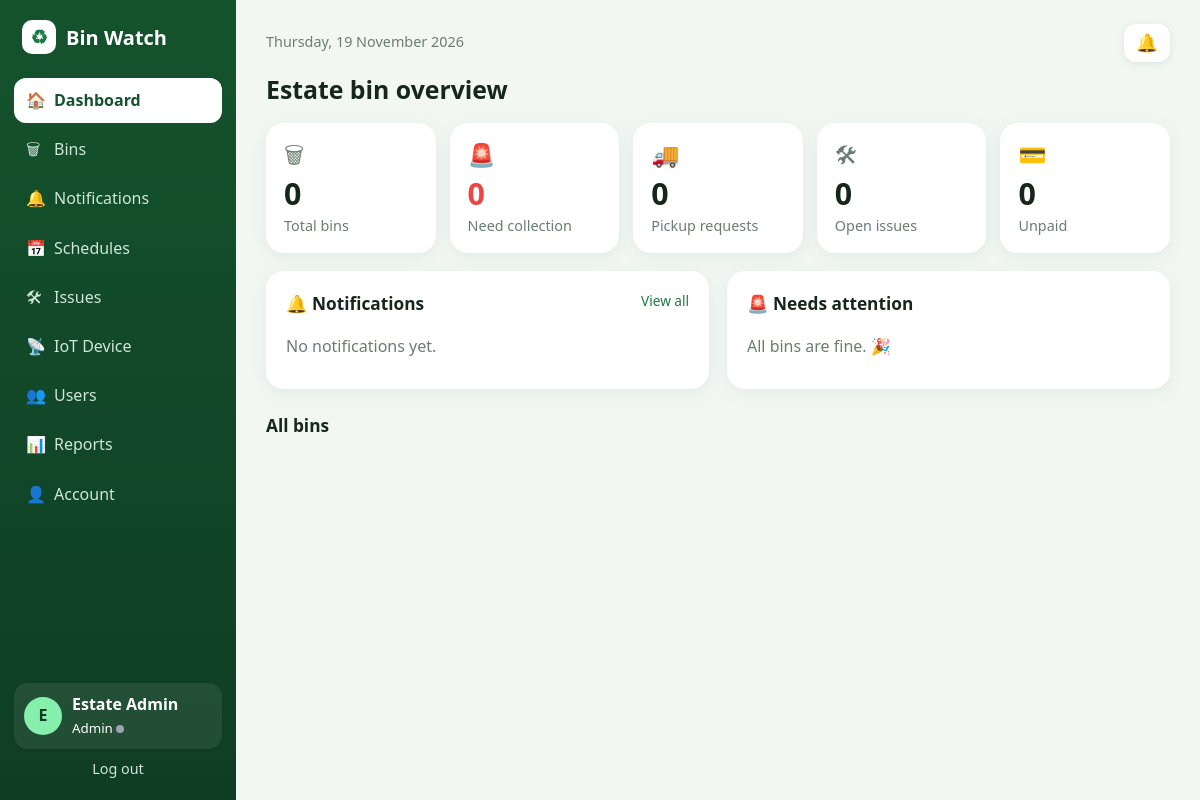
The page /dashboard.php (signed in) on the database as committed earlier.
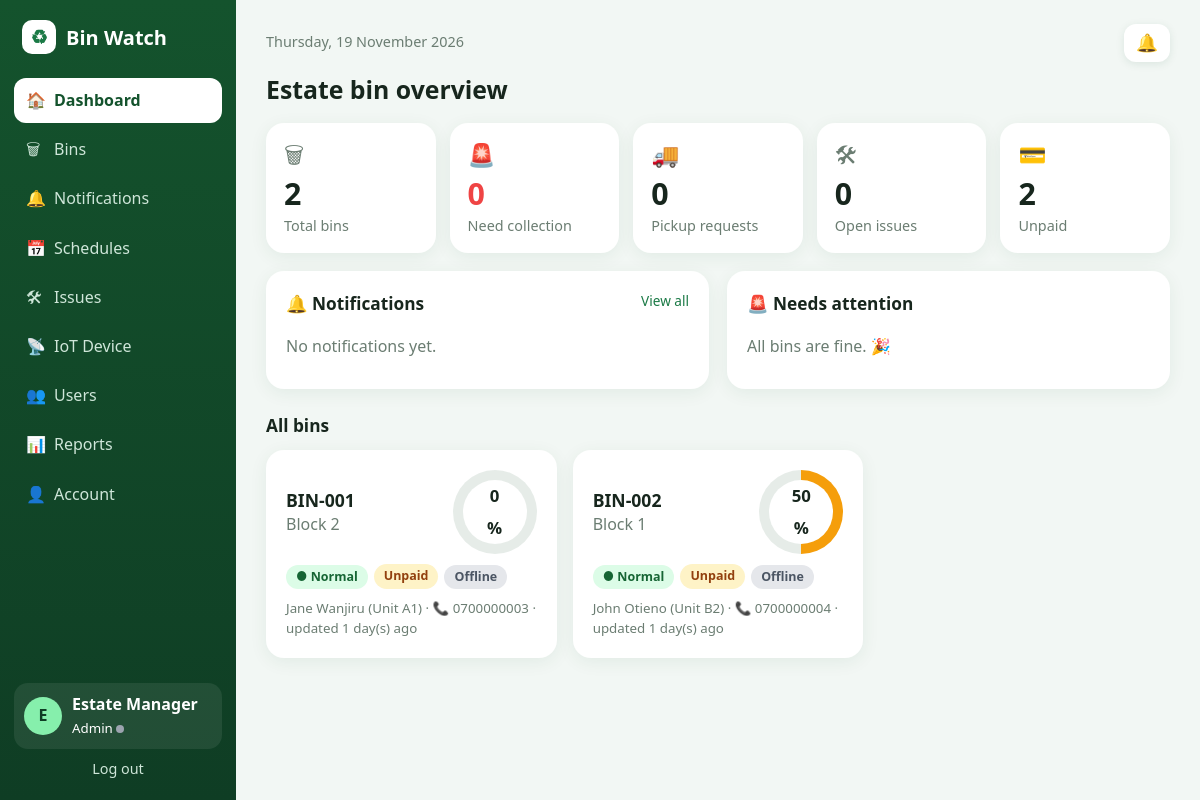
The same page on the database as committed later.
### tables this page shows
CREATE TABLE garbage_bins (
  id INT AUTO_INCREMENT PRIMARY KEY,
  location VARCHAR(100) NOT NULL,
  capacity INT NOT NULL DEFAULT 120,
  resident_id INT NULL,
  fill_level INT NOT NULL DEFAULT 0,
  status ENUM('normal','needs_collection') NOT NULL DEFAULT 'normal',
  paid TINYINT(1) NOT NULL DEFAULT 0,
  paid_on DATETIME NULL,
  last_reading DATETIME NULL,
  FOREIGN KEY (resident_id) REFERENCES users(id) ON DELETE SET NULL
);

CREATE TABLE users (
  id INT AUTO_INCREMENT PRIMARY KEY,
  name VARCHAR(100) NOT NULL,
  email VARCHAR(120) NOT NULL UNIQUE,
  phone VARCHAR(30) NOT NULL DEFAULT '',
  unit VARCHAR(30) NOT NULL DEFAULT '',
  role ENUM('admin','resident','collector') NOT NULL,
  password_hash VARCHAR(255) NOT NULL,
  created_at DATETIME NOT NULL DEFAULT CURRENT_TIMESTAMP
);

### config.php (called while the page is built, shortened)
<?php
function db() {
    static $pdo = null;
    if (!$pdo) {
        try {
            $pdo = new PDO('mysql:host=' . DB_HOST . ';port=' . DB_PORT . ';dbname=' . DB_NAME . ';charset=utf8mb4',
                DB_USER, DB_PASS, [PDO::ATTR_ERRMODE => PDO::ERRMODE_EXCEPTION, PDO::ATTR_DEFAULT_FETCH_MODE => PDO::FETCH_ASSOC]);
            $pdo->exec("SET time_zone = '+03:00'");
        } catch (PDOException $ex) {
            die('Database connection failed. Is MySQL running in XAMPP and did you import database.sql in phpMyAdmin? (' . htmlspecialchars($ex->getMessage()) . ')');
        }
    }
    return $pdo;
}
function e($s) { return htmlspecialchars((string)$s, ENT_QUOTES, 'UTF-8'); }
function user() { return isset($_SESSION['user']) ? $_SESSION['user'] : null; }
function bin_label($id) { return sprintf('BIN-%03d', $id); }
function require_role(...$roles) {
    $u = user();
    return $u;
}
function time_ago($dt) {
    $s = time() - strtotime($dt);
    return floor($s / 86400) . ' day(s) ago';
}
function notif_state($uid) {
    $st = db()->prepare("SELECT COALESCE(MAX(id),0) m, SUM(status='unread') u FROM notifications WHERE user_id=?");
    $st->execute([$uid]);
    $r = $st->fetch();
    return [(int)$r['m'], (int)$r['u']];
}
function bins_for($u) {
    $sql = "SELECT b.*, r.name AS resident, r.unit AS unit, r.phone AS phone,
        (SELECT c.id FROM collection_records c WHERE c.bin_id=b.id AND c.status IN ('requested','assigned') ORDER BY c.id LIMIT 1) AS open_record,
        (SELECT c.collector_id FROM collection_records c WHERE c.bin_id=b.id AND c.status='assigned' ORDER BY c.id LIMIT 1) AS assigned_id,
        (SELECT x.name FROM collection_records c JOIN users x ON x.id=c.collector_id WHERE c.bin_id=b.id AND c.status='assigned' ORDER BY c.id LIMIT 1) AS assigned_to
        FROM garbage_bins b LEFT JOIN users r ON r.id=b.resident_id";
    $p = [];
    $st = db()->prepare($sql . ' ORDER BY b.id');
    $st->execute($p);
    return $st->fetchAll();
}
function open_issues() {
    try { return (int)db()->query("SELECT COUNT(*) FROM bin_reports WHERE status='open'")->fetchColumn(); }
    catch (PDOException $ex) { return 0; }
}

### layout.php (the view, shortened to what this page needs)
<?php
require_once __DIR__ . '/config.php';
function status_tag($s) {
    return $s === 'needs_collection' ? '<span class="tag red">&#9679; Needs Collection</span>' : '<span class="tag green">&#9679; Normal</span>';
}
function pay_tag($b) {
    return $b['paid'] ? '<span class="tag green">Paid</span>' : '<span class="tag amber">Unpaid</span>';
}
function online_tag($ts) {
    return (time() - strtotime($ts)) < 120 ? '<span class="tag green">&#9679; Online</span>' : '<span class="tag grey">Offline</span>';
}
function level_class($l, $needs) { return $needs ? 'full' : ($l >= 50 ? 'mid' : ''); }
function bin_card($b, $extra = '') {
    $n = $b['status'] === 'needs_collection';
    $lv = (int)$b['fill_level'];
    $who = $b['resident'] ? e($b['resident']) . ($b['unit'] ? ' (Unit ' . e($b['unit']) . ')' : '') : 'Not assigned';
    $v = user();
    if ($v && $v['role'] !== 'resident' && !empty($b['phone'])) $who .= ' &middot; &#128222; ' . e($b['phone']);
    return '<div class="bincard' . ($n ? ' alert' : '') . '" data-bin="' . (int)$b['id'] . '">'
        . '<div class="bc-head"><div><div class="bc-id">' . e(bin_label($b['id'])) . '</div><div class="muted">' . e($b['location']) . '</div></div>'
        . '<div class="ring ' . level_class($lv, $n) . '" data-f="ring" style="--p:' . $lv . '"><span><span data-f="level">' . $lv . '</span>%</span></div></div>'
        . '<div class="bc-row"><span data-f="status">' . status_tag($b['status']) . '</span>' . pay_tag($b) . '<span data-f="online">' . online_tag($b['last_reading']) . '</span></div>'
        . '<small class="muted">' . $who . ' &middot; updated <span data-f="ago">' . e(time_ago($b['last_reading'])) . '</span></small>'
        . ($b['assigned_to'] ? '<small class="muted">&#128666; Collector: ' . e($b['assigned_to']) . '</small>' : '')
        . $extra . '</div>';
}
function page_start($title, $active = '', $live = false) {
    $u = user();
    $notif = 0; $unread = 0;
    if ($u) list($notif, $unread) = notif_state($u['id']);
    echo '<!DOCTYPE html><html lang="en"><head><meta charset="UTF-8"><meta name="viewport" content="width=device-width, initial-scale=1">';
    echo '<title>' . e($title) . ' - Bin Watch</title><link rel="stylesheet" href="style.css"></head>';
    echo '<body data-live="' . ($live ? 1 : 0) . '" data-notif="' . $notif . '">';
    if ($u) {
        $nav = [['dashboard.php', '&#127968;', 'Dashboard']];
        if ($u['role'] === 'admin') $nav[] = ['bins.php', '&#128465;', 'Bins'];
        $nav[] = ['alerts.php', '&#128276;', 'Notifications'];
        $nav[] = ['schedules.php', '&#128197;', 'Schedules'];
        if ($u['role'] === 'admin') { $nav[] = ['issues.php', '&#128736;', 'Issues']; $nav[] = ['device.php', '&#128225;', 'IoT Device']; $nav[] = ['users.php', '&#128101;', 'Users']; $nav[] = ['reports.php', '&#128202;', 'Reports']; }
        $nav[] = ['account.php', '&#128100;', 'Account'];
        echo '<div class="shell"><aside><div class="brand"><span class="logo">&#9851;</span> Bin Watch</div><nav>';
        foreach ($nav as $n) {
            $badge = '';
            if ($n[0] === 'alerts.php') $badge = ' <span class="badge unread-count"' . ($unread ? '' : ' hidden') . '>' . $unread . '</span>';
            echo '<a href="' . $n[0] . '" class="' . ($n[0] === $active ? 'on' : '') . '"><span><i class="ico">' . $n[1] . '</i>' . $n[2] . '</span>' . $badge . '</a>';
        }
        echo '</nav><div class="me"><div class="avatar">' . e(strtoupper(substr($u['name'], 0, 1))) . '</div><div><b>' . e($u['name']) . '</b><br><small>' . e(ucfirst($u['role'])) . ' <span id="live" class="live" title="Live updates"></span></small></div></div>';
        echo '<a class="logout" href="logout.php">Log out</a></aside><main><div class="topbar"><span class="muted">' . date('l, j F Y') . '</span><a class="bell" href="alerts.php" title="Notifications">&#128276;<span class="badge unread-count"' . ($unread ? '' : ' hidden') . '>' . $unread . '</span></a></div>';
    }
}
function page_end() {
    echo user() ? '</main></div>' : '</main></div>';
    echo '<script src="app.js"></script></body></html>';
}

### dashboard.php (shortened to what this page needs)
<?php
require __DIR__ . '/layout.php';
$u = require_role();
$pdo = db();
$bins = bins_for($u);
page_start('Dashboard', 'dashboard.php', true);
if ($u['role'] === 'admin'):
    $need = 0; $unpaid = 0;
    foreach ($bins as $b) { if ($b['status'] === 'needs_collection') $need++; if (!$b['paid']) $unpaid++; }
    $pending = (int)$pdo->query("SELECT COUNT(*) FROM collection_records WHERE status='requested'")->fetchColumn();
    $st = $pdo->prepare('SELECT * FROM notifications WHERE user_id=? ORDER BY id DESC LIMIT 8');
    $st->execute([$u['id']]);
    $notes = $st->fetchAll();
?>
<h1>Estate bin overview</h1>
<div class="stats">
  <div class="stat"><i>&#128465;</i><b><?= count($bins) ?></b>Total bins</div>
  <div class="stat red"><i>&#128680;</i><b><?= $need ?></b>Need collection</div>
  <div class="stat"><i>&#128666;</i><b><?= $pending ?></b>Pickup requests</div>
  <div class="stat"><i>&#128736;</i><b><?= open_issues() ?></b>Open issues</div>
  <div class="stat"><i>&#128179;</i><b><?= $unpaid ?></b>Unpaid</div>
</div>
<div class="two">
  <div class="card"><h2>&#128276; Notifications <a class="more" href="alerts.php">View all</a></h2>
    <ul class="list">
    <?php if (!$notes): ?><li class="muted">No notifications yet.</li><?php endif; ?>
    </ul></div>
  <div class="card"><h2>&#128680; Needs attention</h2>
    <ul class="list">
    <?php $any = false; foreach ($bins as $b): if ($b['status'] === 'needs_collection' || $b['open_record']): $any = true; ?>
      <li><span><b><?= e(bin_label($b['id'])) ?></b> - <?= e($b['location']) ?><br><small class="muted"><?= e($b['resident']) ?> &middot; <?= (int)$b['fill_level'] ?>% full<?= $b['assigned_to'] ? ' &middot; collector ' . e($b['assigned_to']) : '' ?></small></span><?= status_tag($b['status']) ?></li>
    <?php endif; endforeach; ?>
    <?php if (!$any): ?><li class="muted">All bins are fine. &#127881;</li><?php endif; ?>
    </ul></div>
</div>
<h2 class="sect">All bins</h2>
<div class="grid"><?php foreach ($bins as $b) echo bin_card($b); ?></div>
<?php endif;
page_end();

### style.css (style rules this page uses)
:root { --g9:#0f3d24;--g7:#14532d;--g6:#1b7a46;--g5:#22a05a;--bg:#f2f7f4;--ink:#17261d;--muted:#6b7d72;--line:#e4ece7;--red:#ef4444;--amber:#f59e0b }
* { box-sizing:border-box }
body { margin:0;font-family:"Segoe UI",system-ui,-apple-system,sans-serif;background:var(--bg);color:var(--ink);line-height:1.45 }
a { color:var(--g6);text-decoration:none }
h1 { font-size:1.55rem;margin:0 0 16px }
h2 { font-size:1.08rem;margin:0 0 8px }
.muted { color:var(--muted) }
.shell { display:flex;min-height:100vh }
aside { width:236px;background:linear-gradient(180deg,var(--g7),var(--g9));color:#fff;padding:20px 14px;display:flex;flex-direction:column;position:sticky;top:0;height:100vh }
.brand { font-weight:800;font-size:1.25rem;margin:0 8px 24px;display:flex;align-items:center;gap:10px }
.logo { background:#fff;color:var(--g6);width:34px;height:34px;border-radius:10px;display:grid;place-items:center;font-size:1.2rem }
aside nav a { display:flex;justify-content:space-between;align-items:center;color:#cfe6d9;padding:11px 12px;border-radius:12px;margin-bottom:4px;font-weight:500;transition:.15s;text-decoration:none }
aside nav a.on { background:#fff;color:var(--g7);font-weight:700 }
.ico { font-style:normal;display:inline-block;width:28px }
.me { margin-top:auto;display:flex;gap:10px;align-items:center;padding:10px;background:rgba(255,255,255,.08);border-radius:14px }
.avatar { width:38px;height:38px;border-radius:50%;background:#86efac;color:var(--g9);display:grid;place-items:center;font-weight:800 }
.logout { color:#cfe6d9;text-align:center;margin-top:10px;font-size:.9rem }
.live { display:inline-block;width:8px;height:8px;border-radius:50%;background:#9ca3af }
main { flex:1;min-width:0;padding:24px 30px;max-width:1200px }
.topbar { margin-bottom:6px;font-size:.9rem }
.card { background:#fff;border-radius:18px;padding:20px;margin-bottom:18px;box-shadow:0 4px 18px rgba(20,83,45,.07) }
.stats { display:grid;grid-template-columns:repeat(auto-fit,minmax(150px,1fr));gap:14px;margin-bottom:18px }
.stat { background:#fff;border-radius:18px;padding:16px 18px;box-shadow:0 4px 18px rgba(20,83,45,.07);color:var(--muted);font-size:.9rem }
.stat i { font-style:normal;font-size:1.4rem;display:block }
.stat b { display:block;font-size:1.9rem;color:var(--ink) }
.stat.red b { color:var(--red) }
.grid { display:grid;grid-template-columns:repeat(auto-fill,minmax(250px,1fr));gap:16px;margin-bottom:18px }
.bincard { background:#fff;border-radius:18px;padding:18px;box-shadow:0 4px 18px rgba(20,83,45,.07);display:flex;flex-direction:column;gap:10px;border:2px solid transparent;transition:.2s }
.bc-head { display:flex;justify-content:space-between;align-items:center }
.bc-id { font-weight:800;font-size:1.1rem }
.bc-row { display:flex;gap:6px;flex-wrap:wrap }
.ring { --p:0;--c:#22c55e;width:84px;height:84px;border-radius:50%;background:conic-gradient(var(--c) calc(var(--p)*1%),#e6ece8 0);display:grid;place-items:center;transition:.5s }
.ring.mid { --c:#f59e0b }
.ring>span { width:64px;height:64px;border-radius:50%;background:#fff;display:grid;place-items:center;font-weight:800;font-size:1.05rem }
.two { display:grid;grid-template-columns:1fr 1fr;gap:18px }
.tag { padding:3px 10px;border-radius:20px;font-size:.78rem;font-weight:600;white-space:nowrap;display:inline-block }
.tag.green { background:#dcfce7;color:#166534 }
.tag.amber { background:#fef3c7;color:#92400e }
.tag.grey { background:#e5e7eb;color:#4b5563 }
ul.list { list-style:none;margin:0;padding:0 }
ul.list li { display:flex;justify-content:space-between;align-items:center;gap:12px;padding:11px 0;border-bottom:1px solid var(--line) }
ul.list li:last-child { border-bottom:0 }
.topbar { display:flex;justify-content:space-between;align-items:center;margin-bottom:10px }
.bell { background:#fff;border-radius:12px;padding:6px 12px;box-shadow:0 2px 8px rgba(20,83,45,.1);color:var(--ink);font-size:1.1rem;display:inline-flex;gap:6px;align-items:center;text-decoration:none }
.more { float:right;font-size:.85rem;font-weight:500 }
.sect { margin:6px 0 12px }

Rows that differ between the two databases and show on the page:
added garbage_bins: id "BIN-001", location "Block 2", fill_level "0", status "● Normal", paid "Unpaid", shows "Offline", resident.phone "Jane Wanjiru (Unit A1) · 📞 0700000003", last_reading "1 day(s) ago"
added garbage_bins: id "BIN-002", location "Block 1", fill_level "50", status "● Normal", paid "Unpaid", shows "Offline", resident.phone "John Otieno (Unit B2) · 📞 0700000004", last_reading "1 day(s) ago"
Other text that changed with them:
$u['name']: "Estate Admin" → "Estate Manager"
count($bins): "0" → "2"
$unpaid: "0" → "2"
